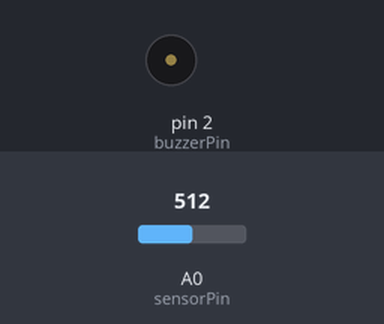
This sketch was run on a simulated Arduino Uno, built with avr-gcc and run on an emulated ATmega328P. Shown: buzzer (waves = sounding, pin HIGH). The test bench sets the inputs (shaded band); at power-on: A0 (sensorPin) = 512. What the sketch prints to the serial monitor is not drawn.

Above: at 0.1 s.
At 3.1 s:
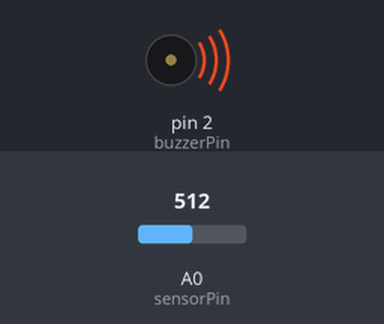
Timing chart, 0 to 4.6 s (numbered marks = the images above):
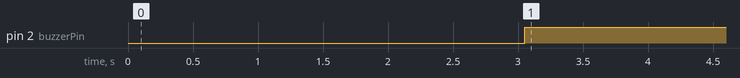

Measured:
- by itself, pin 2 (buzzerPin): LOW → HIGH at 3.1 s

The sketch:

Pressurepower.ino
```cpp
//This is a simple code for IAS'20 project by Tanjim Ul Haque. The project is a textile pressure sensor
// Where it will trigger an action (buzzer) when a certain pressure is applied over a period of time.

int buzzerPin = 2; //here buzzer cts as the service provided when a user is in danger
int sensorPin = A0;
int sensorValue = 0;

void setup() {
  pinMode(buzzerPin, OUTPUT);
  Serial.begin(9600);
}

void loop() {
  sensorValue=map(analogRead(sensorPin),0,630,0,100); //mapping the value to 0-100 range
  Serial.println(sensorValue);
  Serial.print(" ");
  delay(50);
  if (sensorValue >=60){    //when the pressure value is greater than 60 it will wait for a certain time
    delay(3000);
    if(sensorValue >=60){   // if the user faces an emergency or presses the button for a long time it triggers the action
      digitalWrite(buzzerPin, HIGH);
    }
  }
 else                       //else it will consider it as a user error and does not trigger anything.
  digitalWrite(buzzerPin, LOW);
}
```
